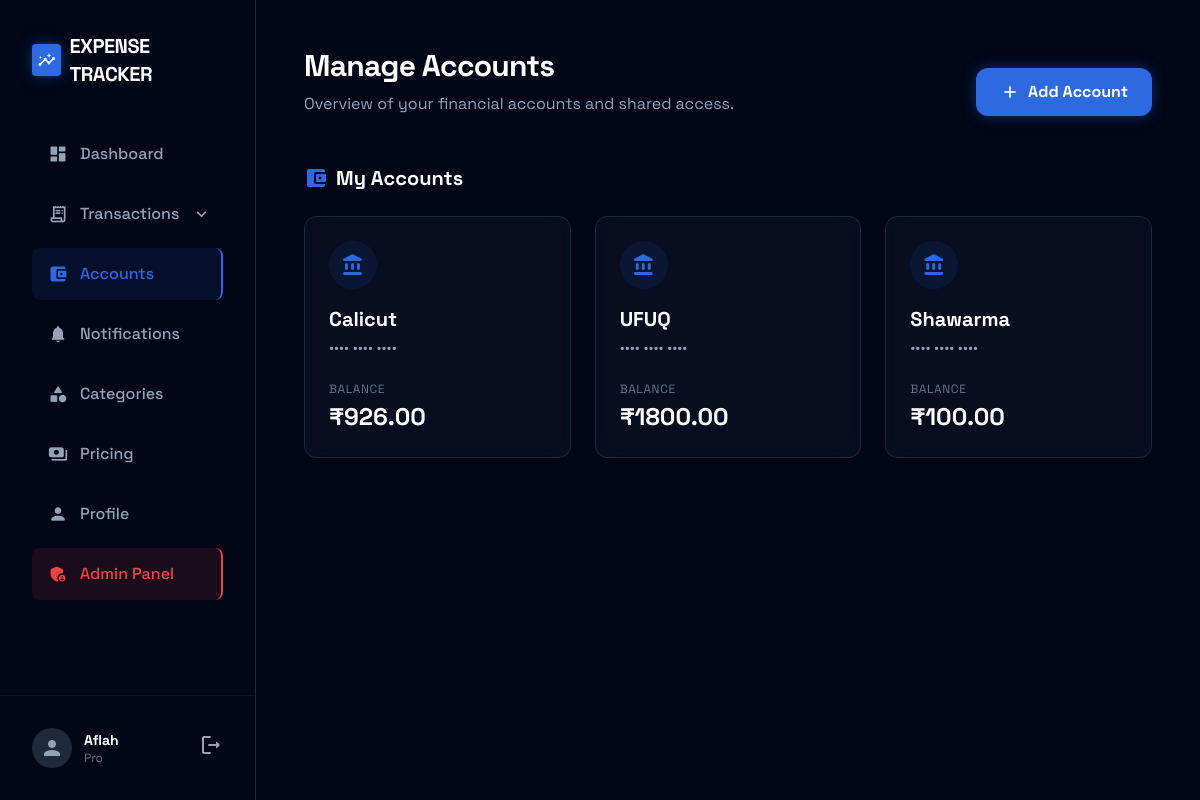
Screenshot of /accounts/manage/ (signed in) with the database file from the repository.
### apps/users/models.py (models this page shows, shortened)
class CustomUser(AbstractUser):
    email = models.EmailField(unique=True)
    phone = models.CharField(max_length=20, blank=True, null=True)
    is_frozen = models.BooleanField(default=False, help_text="Designates whether this user has been frozen.")
    force_logout_time = models.DateTimeField(null=True, blank=True, help_text="If set, user will be forced to logout if their session started before this time.")

### apps/subscriptions/models.py (models this page shows, shortened)
class UserSubscription(models.Model):
    STATUS_CHOICES = [
        ('ACTIVE', 'Active'),
        ('CANCELED', 'Canceled'),
        ('EXPIRED', 'Expired'),
    ]
    user = models.OneToOneField(settings.AUTH_USER_MODEL, on_delete=models.CASCADE, related_name='subscription')
    plan = models.ForeignKey(SubscriptionPlan, on_delete=models.PROTECT, related_name='subscriptions')
    status = models.CharField(max_length=20, choices=STATUS_CHOICES, default='ACTIVE')
    payment_status = models.CharField(max_length=20, default='PAID', help_text="Payment status (e.g., PAID, PENDING, FAILED)") # Added
    start_date = models.DateTimeField(default=timezone.now)
    end_date = models.DateTimeField(null=True, blank=True)
    is_active = models.BooleanField(default=True) # Added Redundant with status but requested
    pdf_exports_used = models.PositiveIntegerField(default=0)
    last_usage_reset = models.DateTimeField(default=timezone.now)
    created_at = models.DateTimeField(auto_now_add=True)
    updated_at = models.DateTimeField(auto_now=True)

class SubscriptionPlan(models.Model):
    PLAN_CHOICES = [
        ('BASIC', 'Basic (Free)'),
        ('PLUS', 'Plus'),
        ('PRO', 'Pro'),
    ]
    name = models.CharField(max_length=20, choices=PLAN_CHOICES, unique=True)
    price = models.DecimalField(max_digits=6, decimal_places=2, help_text="Monthly price")
    max_accounts = models.PositiveIntegerField(default=1, null=True, blank=True, help_text="Max number of accounts allowed. None for unlimited.")
    max_shared_accounts = models.PositiveIntegerField(default=0, null=True, blank=True, help_text="Max number of shared accounts allowed. None for unlimited.")
    pdf_export_limit = models.PositiveIntegerField(default=5, null=True, blank=True, help_text="Monthly PDF export limit. None means unlimited.")
    allow_export = models.BooleanField(default=False, help_text="Allow exporting to CSV/Excel") # Previously can_export_csv
    allow_advanced_analytics = models.BooleanField(default=False, help_text="Access to advanced analytics") # Previously has_advanced_analytics
    has_team_collaboration = models.BooleanField(default=False, help_text="Access to team tools")
    has_basic_app_features = models.BooleanField(default=True, help_text="Basic features like adding transactions")
    is_active = models.BooleanField(default=True)
    created_at = models.DateTimeField(auto_now_add=True)
    updated_at = models.DateTimeField(auto_now=True)

### apps/accounts/models.py (models this page shows, shortened)
class Account(models.Model):
    user = models.ForeignKey(settings.AUTH_USER_MODEL, on_delete=models.CASCADE, related_name='accounts')
    name = models.CharField(max_length=100)
    balance = models.DecimalField(max_digits=12, decimal_places=2, default=0.00)
    monthly_budget = models.DecimalField(max_digits=12, decimal_places=2, default=0.00, help_text="Monthly budget limit")
    account_number = models.CharField(max_length=30, blank=True, null=True)
    is_active = models.BooleanField(default=True)
    created_at = models.DateTimeField(auto_now_add=True)
    updated_at = models.DateTimeField(auto_now=True)

### apps/accounts/views.py (the view)
# urls.py: path('accounts/', AccountListView.as_view(), name='account_list'),
class AccountListView(LoginRequiredMixin, ListView):
    model = Account
    template_name = 'accounts/manage_accounts.html'
    context_object_name = 'owned_accounts'
    def get_queryset(self):
        return Account.objects.filter(user=self.request.user)
    def get_context_data(self, **kwargs):
        context = super().get_context_data(**kwargs)
        shared_ids = AccountAccess.objects.filter(user=self.request.user).values_list('account_id', flat=True)
        context['shared_accounts'] = Account.objects.filter(id__in=shared_ids)
        return context

### apps/core/context_processors.py (called while the page is built, shortened)
def active_account_processor(request):
    if not request.user.is_authenticated:
        return {}
    active_account = None
    account_id = request.GET.get('account')
    return {'active_account': active_account}

### apps/core/models.py (called while the page is built)
    @classmethod
    def is_active(cls):
        is_maintenance = cache.get('maintenance_mode')
        if is_maintenance is None:
            obj, created = cls.objects.get_or_create(pk=1)
            is_maintenance = obj.is_maintenance
            cache.set('maintenance_mode', is_maintenance, timeout=None)
        return is_maintenance

### apps/notifications/context_processors.py (called while the page is built)
def notifications_processor(request):
    if request.user.is_authenticated:
        unread_count = Notification.objects.filter(recipient=request.user, is_read=False).count()
        return {
            'notification_count': unread_count,
            'Notification_count': unread_count
        }
    return {}

### templates/accounts/manage_accounts.html (shortened to what this page needs)
{% extends 'base.html' %}
{% load static %}
{% block content %}
<div class="max-w-7xl mx-auto">
    <header class="flex flex-col md:flex-row md:items-end justify-between gap-6 mb-12">
        <div class="space-y-2">
            <h1 class="text-3xl font-bold text-white tracking-tight">Manage Accounts</h1>
            <p class="text-slate-400 max-w-md">Overview of your financial accounts and shared access.</p>
        </div>
        <a href="{% url 'create_account' %}" class="bg-primary hover:bg-primary/90 text-white font-bold py-3 px-6 rounded-xl neon-glow flex items-center gap-2 transition-all active:scale-95 whitespace-nowrap">
            <span class="material-icons-round text-[20px]">add</span>
            Add Account
        </a>
    </header>
    <div class="mb-12">
        <h2 class="text-xl font-bold text-white mb-6 flex items-center gap-2">
            <span class="material-icons-round text-primary">account_balance_wallet</span>
            My Accounts
        </h2>
        <div class="grid grid-cols-1 md:grid-cols-2 lg:grid-cols-3 gap-6">
            {% for account in owned_accounts %}
            <div class="glass-card rounded-xl p-6 border {% if account.is_active %}border-slate-800 hover:border-primary/50{% else %}border-red-500/20 bg-red-500/5{% endif %} transition-all group relative">
                <div class="flex justify-between items-start mb-4">
                    <div class="w-12 h-12 rounded-full {% if account.is_active %}bg-primary/10 text-primary{% else %}bg-red-500/10 text-red-500{% endif %} flex items-center justify-center group-hover:scale-110 transition-transform">
                        <span class="material-icons-round">{% if account.is_active %}account_balance{% else %}lock{% endif %}</span>
                    </div>
                </div>
                <h3 class="text-xl font-bold {% if account.is_active %}text-white{% else %}text-slate-400{% endif %} mb-1">{{ account.name }}</h3>
                <p class="text-slate-400 text-sm mb-6">{{ account.account_number|default:"•••• •••• ••••" }}</p>
                <div class="flex justify-between items-end">
                    <div>
                        <p class="text-xs text-slate-500 uppercase tracking-wider mb-1">Balance</p>
                        <p class="text-2xl font-bold {% if account.is_active %}text-white{% else %}text-slate-500{% endif %}">₹{{ account.balance|floatformat:2 }}</p>
                    </div>
                </div>
            </div>
            {% empty %}
            <div class="col-span-full text-center py-12 text-slate-500 bg-slate-900/30 rounded-xl border border-dashed border-slate-800">
                <p>No accounts found. Create one to get started.</p>
            </div>
            {% endfor %}
        </div>
    </div>
</div>
{% endblock %}

### templates/base.html (shortened to what this page needs)
{% load static %}
<!DOCTYPE html>
<html class="dark" lang="en">
<head>
    <script src="https://cdn.tailwindcss.com?plugins=forms,container-queries"></script>
    <link rel="stylesheet" href="{% static 'css/style.css' %}">
    <link rel="stylesheet" href="{% static 'css/animations.css' %}">
</head>
<body class="bg-background-light dark:bg-background-dark text-slate-900 dark:text-slate-100 font-display min-h-screen selection:bg-primary selection:text-white page-transition" hx-boost="true">
    {% if user.is_authenticated and not hide_sidebar %}
    <div class="flex min-h-screen">
        <aside class="fixed inset-y-0 left-0 w-64 bg-slate-950 border-r border-slate-800 z-10 hidden lg:block">
            <div class="p-8">
                <div class="flex items-center gap-2 mb-10">
                    <div class="w-8 h-8 bg-primary rounded flex items-center justify-center shadow-neon">
                        <span class="material-icons-round text-white text-lg">insights</span>
                    </div>
                    <span class="text-xl font-bold tracking-tight text-white uppercase">Expense Tracker</span>
                </div>
                <nav class="space-y-2">
                    <a class="flex items-center gap-3 px-4 py-3 rounded-lg {% if request.resolver_match.url_name == 'dashboard' %}bg-primary/10 text-primary border-r-2 border-primary{% else %}text-slate-400 hover:text-white hover:bg-slate-900{% endif %} transition-all hover-scale" href="{% url 'dashboard' %}">
                        <span class="material-icons-round text-xl">dashboard</span>
                        <span class="font-medium">Dashboard</span>
                    </a>
                    <details class="group" {% if 'transaction' in request.path %}open{% endif %}>
                        <summary class="flex items-center gap-3 px-4 py-3 rounded-lg cursor-pointer list-none {% if 'transaction' in request.path %}bg-slate-900 text-white{% else %}text-slate-400 hover:text-white hover:bg-slate-900{% endif %} transition-all select-none hover-scale">
                            <span class="material-icons-round text-xl">receipt_long</span>
                            <span class="font-medium flex-1">Transactions</span>
                            <span class="material-icons-round text-xl transition-transform duration-200 group-open:-rotate-180">expand_more</span>
                        </summary>
                    </details>
                    <a class="flex items-center gap-3 px-4 py-3 rounded-lg {% if 'accounts' in request.path %}bg-primary/10 text-primary border-r-2 border-primary{% else %}text-slate-400 hover:text-white hover:bg-slate-900{% endif %} transition-all hover-scale" href="{% url 'manage_accounts' %}">
                        <span class="material-icons-round text-xl">account_balance_wallet</span>
                        <span class="font-medium">Accounts</span>
                    </a>
                    <a class="flex items-center gap-3 px-4 py-3 rounded-lg {% if 'notifications' in request.path %}bg-primary/10 text-primary border-r-2 border-primary{% else %}text-slate-400 hover:text-white hover:bg-slate-900{% endif %} transition-all hover-scale" href="{% url 'notifications:list' %}">
                        <span class="material-icons-round text-xl">notifications</span>
                        <span class="font-medium">Notifications</span>
                    </a>
                    <a class="flex items-center gap-3 px-4 py-3 rounded-lg {% if 'categories' in request.path %}bg-primary/10 text-primary border-r-2 border-primary{% else %}text-slate-400 hover:text-white hover:bg-slate-900{% endif %} transition-all hover-scale" href="{% url 'category_list' %}">
                        <span class="material-icons-round text-xl">category</span>
                        <span class="font-medium">Categories</span>
                    </a>
                    <a class="flex items-center gap-3 px-4 py-3 rounded-lg {% if 'pricing' in request.path %}bg-primary/10 text-primary border-r-2 border-primary{% else %}text-slate-400 hover:text-white hover:bg-slate-900{% endif %} transition-all hover-scale" href="{% url 'pricing' %}">
                        <span class="material-icons-round text-xl">payments</span>
                        <span class="font-medium">Pricing</span>
                    </a>
                    <a class="flex items-center gap-3 px-4 py-3 rounded-lg {% if 'profile' in request.path %}bg-primary/10 text-primary border-r-2 border-primary{% else %}text-slate-400 hover:text-white hover:bg-slate-900{% endif %} transition-all hover-scale" href="{% url 'profile' %}">
                        <span class="material-icons-round text-xl">person</span>
                        <span class="font-medium">Profile</span>
                    </a>
                    {% if user.is_staff or user.is_superuser %}
                    <a class="flex items-center gap-3 px-4 py-3 rounded-lg bg-red-500/10 text-red-500 border-r-2 border-red-500 transition-all mt-4 hover-scale" href="/custom-admin/">
                        <span class="material-icons-round text-xl">admin_panel_settings</span>
                        <span class="font-medium">Admin Panel</span>
                    </a>
                    {% endif %}
                </nav>
            </div>
            <div class="absolute bottom-0 left-0 w-full p-8 border-t border-slate-900">
                <div class="flex items-center justify-between gap-3">
                    <div class="flex items-center gap-3">
                        <div class="w-10 h-10 rounded-full bg-slate-800 overflow-hidden flex items-center justify-center">
                            {% if user.profile.avatar %}
                                <img src="{{ user.profile.avatar.url }}" alt="Profile" class="w-full h-full object-cover">
                            {% else %}
                                <span class="material-icons text-slate-400">person</span>
                            {% endif %}
                        </div>
                        <div class="overflow-hidden">
                            <p class="text-sm font-bold text-white truncate w-24">{{ user.username }}</p>
                            <p class="text-xs text-slate-500">{{ user.subscription.plan.get_name_display }}</p>
                        </div>
                    </div>
                     <form action="{% url 'logout' %}" method="post">
                        <button type="submit" class="text-slate-400 hover:text-white transition-colors" title="Logout">
                            <span class="material-icons-round">logout</span>
                        </button>
                    </form>
                </div>
            </div>
        </aside>
        <main class="lg:ml-64 flex-1 p-6 lg:p-12 pb-24 lg:pb-12 bg-slate-950 relative overflow-hidden min-h-screen w-full">
    {% endif %}
    {% block content %}{% endblock %}
    {% if user.is_authenticated and not hide_sidebar %}
        </main>
    </div>
    {% endif %}
</body>
</html>

### static/css/style.css (style rules this page uses)
body { font-family: 'Space Grotesk', sans-serif; background-color: #020617; }
.glass-card { background: rgba(15, 23, 42, 0.5); backdrop-filter: blur(12px); border: 1px solid rgba(30, 41, 59, 0.8); }
.neon-glow { box-shadow: 0 0 15px rgba(45, 105, 225, 0.4); }

### static/css/animations.css (style rules this page uses)
body.page-transition { animation: fadeIn 0.4s ease-out; }
.hover-scale { transition: transform 0.2s cubic-bezier(0.4, 0, 0.2, 1), box-shadow 0.2s ease; }
.btn-click-effect { transition: transform 0.1s; }

### rows the page displays
CustomUser: username "Aflah", subscription.plan.name "Pro"
Account: name "Calicut", account_number "•••• •••• ••••", balance "926.00"
Account: name "UFUQ", account_number "•••• •••• ••••", balance "1800.00"
Account: name "Shawarma", account_number "•••• •••• ••••", balance "100.00"
